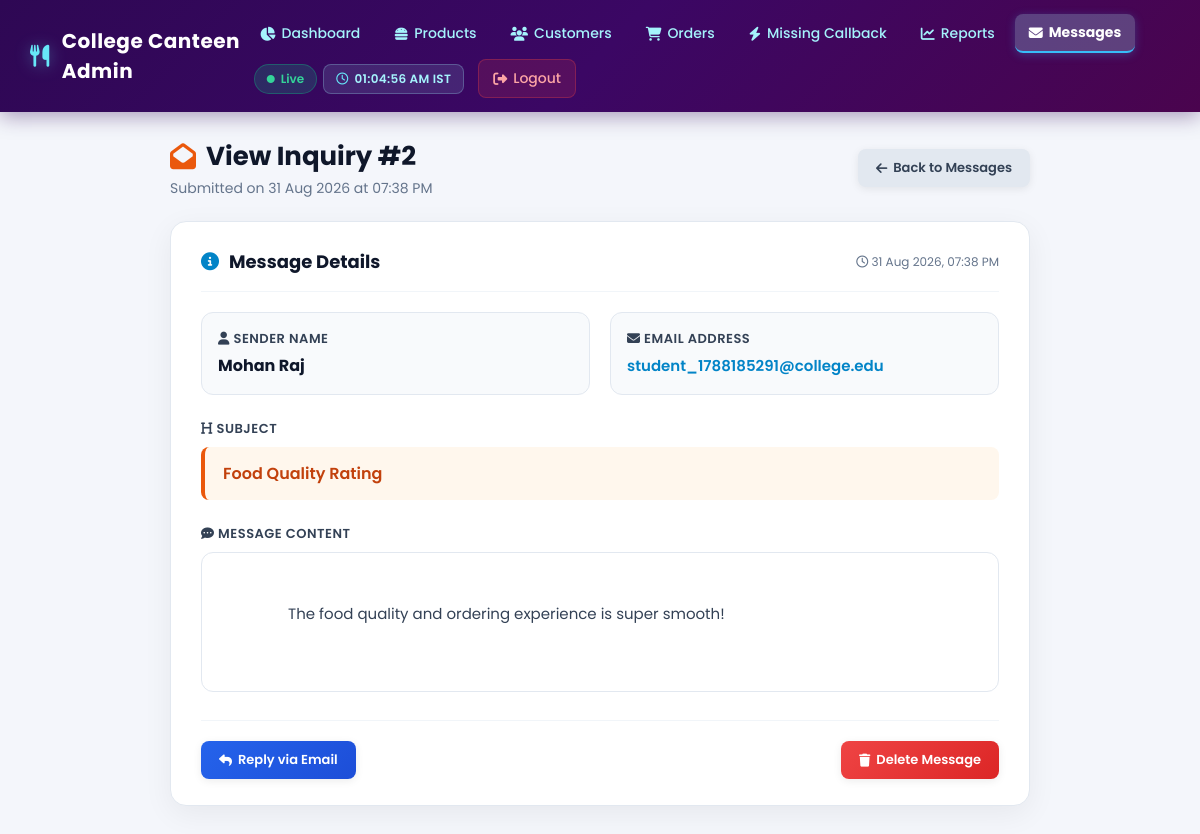
/admin/view_message.php?id=2 (signed in), run on the app's committed database.
### tables this page shows
CREATE TABLE `contacts` (
  `id` int(11) NOT NULL AUTO_INCREMENT,
  `name` varchar(150) NOT NULL,
  `email` varchar(150) NOT NULL,
  `subject` varchar(200) NOT NULL,
  `message` text NOT NULL,
  `created_at` timestamp NOT NULL DEFAULT current_timestamp(),
  PRIMARY KEY (`id`)
);

### admin/view_message.php (the view, shortened to what this page needs)
<?php
include("../php/db.php");
$id = intval($_GET['id']);
$result = mysqli_query($conn,"SELECT * FROM contacts WHERE id='$id'");
$row=mysqli_fetch_assoc($result);
?>
<!DOCTYPE html>
<html lang="en">
<head>
    <link rel="stylesheet" href="https://cdnjs.cloudflare.com/ajax/libs/font-awesome/6.7.1/css/all.min.css">
    <link rel="stylesheet" href="css/admin_material.css">
</head>
<body>
<?php include("header_nav.php"); ?>
<div class="admin-container" style="max-width: 860px;">
    <div class="admin-header-row">
        <div>
            <h1 class="admin-page-title"><i class="fa-solid fa-envelope-open"></i> View Inquiry #<?php echo $row['id']; ?></h1>
            <p class="admin-subtitle">Submitted on <?php echo date("d M Y \a\\t h:i A", strtotime($row['created_at'])); ?></p>
        </div>
        <a href="messages.php" class="btn-material" style="background:#e2e8f0; color:#334155;">
            <i class="fa-solid fa-arrow-left"></i> Back to Messages
        </a>
    </div>
    <div class="admin-card">
        <div class="admin-card-header">
            <h3 class="admin-card-title">
                <i class="fa-solid fa-circle-info" style="color:#0284c7;"></i> Message Details
            </h3>
            <span style="font-size:12px; color:#64748b;">
                <i class="fa-regular fa-clock"></i> <?php echo date("d M Y, h:i A", strtotime($row['created_at'])); ?>
            </span>
        </div>
        <div style="display:grid; grid-template-columns: repeat(auto-fit, minmax(240px, 1fr)); gap:20px; margin-bottom:24px;">
            <div style="background:#f8fafc; padding:16px; border-radius:12px; border:1px solid #e2e8f0;">
                <span class="form-label" style="margin-bottom:4px;"><i class="fa-solid fa-user"></i> Sender Name</span>
                <strong style="font-size:16px; color:#0f172a;"><?php echo htmlspecialchars($row['name']); ?></strong>
            </div>
            <div style="background:#f8fafc; padding:16px; border-radius:12px; border:1px solid #e2e8f0;">
                <span class="form-label" style="margin-bottom:4px;"><i class="fa-solid fa-envelope"></i> Email Address</span>
                <a href="mailto:<?php echo htmlspecialchars($row['email']); ?>" style="font-size:15px; color:#0284c7; text-decoration:none; font-weight:600;">
                    <?php echo htmlspecialchars($row['email']); ?>
                </a>
            </div>
        </div>
        <div style="margin-bottom: 24px;">
            <span class="form-label"><i class="fa-solid fa-heading"></i> Subject</span>
            <div style="background:#fff7ed; border-left:4px solid #ea580c; padding:14px 18px; border-radius:8px; font-weight:600; color:#c2410c; font-size:16px;">
                <?php echo htmlspecialchars($row['subject']); ?>
            </div>
        </div>
        <div style="margin-bottom: 28px;">
            <span class="form-label"><i class="fa-solid fa-comment-dots"></i> Message Content</span>
            <div style="background:#ffffff; border:1.5px solid #e2e8f0; padding:22px; border-radius:12px; font-size:15px; line-height:1.7; color:#334155; min-height:140px; white-space:pre-wrap;">
                <?php echo htmlspecialchars($row['message']); ?>
            </div>
        </div>
        <div style="display:flex; justify-content:space-between; align-items:center; border-top:1px solid #f1f5f9; padding-top:20px; flex-wrap:wrap; gap:12px;">
            <a href="mailto:<?php echo htmlspecialchars($row['email']); ?>?subject=Re: <?php echo rawurlencode($row['subject']); ?>" class="btn-material btn-primary">
                <i class="fa-solid fa-reply"></i> Reply via Email
            </a>
            <a href="delete_message.php?id=<?php echo $row['id']; ?>" class="btn-material btn-danger" onclick="return confirm('Are you sure you want to permanently delete this message?');">
                <i class="fa-solid fa-trash"></i> Delete Message
            </a>
        </div>
    </div>
</div>
</body>
</html>

### admin/css/admin_material.css (style rules this page uses)
:root { --top-nav-bg: linear-gradient(135deg, #2e0854 0%, #3b0764 50%, #4a044e 100%); --top-nav-color: #a5f3fc; --top-nav-hover: #ffffff; --top-nav-active-bg: rgba(165, 243, 252, 0.18); --dark-bar-bg: #0f172a; --dark-bar-text: #94a3b8; --dark-bar-hover: #38bdf8; --card-products: linear-gradient(135deg, #ff5722 0%, #f4511e 60%, #e64a19 100%); --card-customers: linear-gradient(135deg, #0284c7 0%, #06b6d4 60%, #0891b2 100%); --card-orders: linear-gradient(135deg, #10b981 0%, #059669 60%, #047857 100%); --card-sales: linear-gradient(135deg, #f59e0b 0%, #d97706 60%, #b45309 100%); --card-today-orders: linear-gradient(135deg, #8b5cf6 0%, #7c3aed 60%, #6d28d9 100%); --card-today-sales: linear-gradient(135deg, #a855f7 0%, #9333ea 60%, #7e22ce 100%); --table-header-bg: linear-gradient(90deg, #ea580c 0%, #f97316 50%, #ef4444 100%); --badge-completed-bg: #dcfce7; --badge-completed-text: #15803d; --badge-completed-border: #86efac; --badge-pending-bg: #fef9c3; --badge-pending-text: #854d0e; --badge-pending-border: #fde047; --badge-cancelled-bg: #fee2e2; --badge-cancelled-text: #b91c1c; --badge-cancelled-border: #fca5a5; --body-bg: #f4f6fb; --surface-bg: #ffffff; --text-main: #1e293b; --text-muted: #64748b; }
* { margin: 0; padding: 0; box-sizing: border-box; font-family: 'Poppins', -apple-system, BlinkMacSystemFont, "Segoe UI", Roboto, sans-serif; }
body { background-color: var(--body-bg); color: var(--text-main); min-height: 100vh; display: flex; flex-direction: column; }
.admin-container { width: 95%; max-width: 1440px; margin: 25px auto 40px; flex: 1; }
.admin-header-row { display: flex; justify-content: space-between; align-items: center; flex-wrap: wrap; gap: 15px; margin-bottom: 22px; }
.admin-page-title { font-size: 26px; font-weight: 700; color: #0f172a; display: flex; align-items: center; gap: 10px; }
.admin-page-title i { color: #ea580c; }
.admin-subtitle { color: var(--text-muted); font-size: 14px; margin-top: 2px; }
.btn-material { display: inline-flex; align-items: center; gap: 6px; padding: 9px 18px; border-radius: 8px; font-size: 13px; font-weight: 600; text-decoration: none; border: none; cursor: pointer; transition: all 0.22s ease; box-shadow: 0 2px 8px rgba(0, 0, 0, 0.08); }
.btn-primary { background: linear-gradient(135deg, #2563eb, #1d4ed8); color: #ffffff; }
.btn-danger { background: linear-gradient(135deg, #ef4444, #dc2626); color: #ffffff; }
.admin-card { background: var(--surface-bg); border-radius: 16px; box-shadow: 0 8px 30px rgba(0, 0, 0, 0.06); border: 1px solid #e2e8f0; padding: 26px 30px; margin-bottom: 25px; }
.admin-card-header { display: flex; justify-content: space-between; align-items: center; border-bottom: 1px solid #f1f5f9; padding-bottom: 16px; margin-bottom: 20px; flex-wrap: wrap; gap: 12px; }
.admin-card-title { font-size: 18px; font-weight: 700; color: #0f172a; display: flex; align-items: center; gap: 10px; }
.admin-card-title i { color: #ea580c; }
.form-label { display: block; font-size: 13px; font-weight: 600; color: #334155; margin-bottom: 8px; text-transform: uppercase; letter-spacing: 0.5px; }

### data on the page
contacts: id "2", created_at "31 Aug 2026 at 07:38 PM", created_at "31 Aug 2026, 07:38 PM", name "Mohan Raj", email "student_1788185291@college.edu", subject "Food Quality Rating", message "The food quality and ordering experience is super smooth!"
